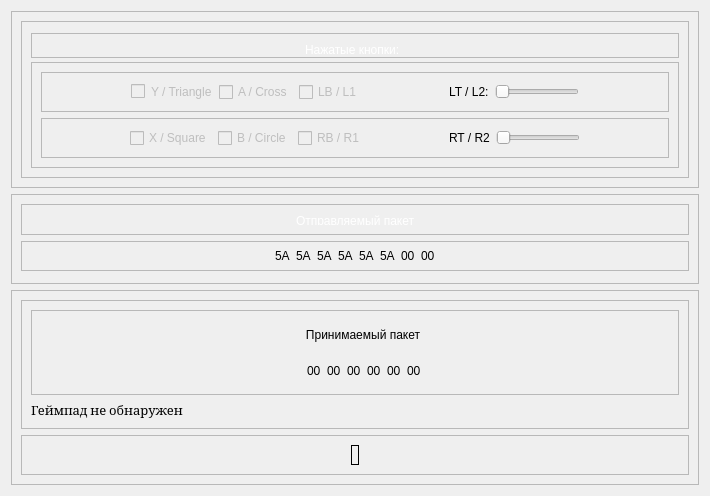
            <widget class="QWidget" name="page_Debug">
             <layout class="QVBoxLayout" name="verticalLayout_4">
              <item>
               <widget class="QFrame" name="frame">
                <property name="frameShape">
                 <enum>QFrame::StyledPanel</enum>
                </property>
                <property name="frameShadow">
                 <enum>QFrame::Raised</enum>
                </property>
                <layout class="QHBoxLayout" name="horizontalLayout_5">
                 <item>
                  <widget class="QFrame" name="frame_5">
                   <property name="frameShape">
                    <enum>QFrame::StyledPanel</enum>
                   </property>
                   <property name="frameShadow">
                    <enum>QFrame::Raised</enum>
                   </property>
                   <layout class="QVBoxLayout" name="verticalLayout_5">
                    <item>
                     <widget class="QFrame" name="frame_4">
                      <property name="minimumSize">
                       <size>
                        <width>0</width>
                        <height>25</height>
                       </size>
                      </property>
                      <property name="maximumSize">
                       <size>
                        <width>16777215</width>
                        <height>20</height>
                       </size>
                      </property>
                      <property name="frameShape">
                       <enum>QFrame::StyledPanel</enum>
                      </property>
                      <property name="frameShadow">
                       <enum>QFrame::Raised</enum>
                      </property>
                      <layout class="QHBoxLayout" name="horizontalLayout_8">
                       <item>
                        <spacer name="horizontalSpacer_5">
                         <property name="orientation">
                          <enum>Qt::Horizontal</enum>
                         </property>
                         <property name="sizeHint" stdset="0">
                          <size>
                           <width>20</width>
                           <height>20</height>
                          </size>
                         </property>
                        </spacer>
                       </item>
                       <item>
                        <widget class="QLabel" name="labelButtonsPressed">
                         <property name="minimumSize">
                          <size>
                           <width>100</width>
                           <height>25</height>
                          </size>
                         </property>
                         <property name="font">
                          <font>
                           <family>Segoe UI</family>
                           <pointsize>9</pointsize>
                           <bold>false</bold>
                          </font>
                         </property>
                         <property name="styleSheet">
                          <string notr="true">color: rgb(255, 255, 255);</string>
                         </property>
                         <property name="text">
                          <string>Нажатые кнопки: </string>
                         </property>
                         <property name="textFormat">
                          <enum>Qt::AutoText</enum>
                         </property>
                         <property name="scaledContents">
                          <bool>false</bool>
                         </property>
                         <property name="alignment">
                          <set>Qt::AlignLeading|Qt::AlignLeft|Qt::AlignTop</set>
                         </property>
                         <property name="wordWrap">
                          <bool>true</bool>
                         </property>
                        </widget>
                       </item>
                       <item>
                        <spacer name="horizontalSpacer_6">
                         <property name="orientation">
                          <enum>Qt::Horizontal</enum>
                         </property>
                         <property name="sizeHint" stdset="0">
                          <size>
                           <width>40</width>
                           <height>20</height>
                          </size>
                         </property>
                        </spacer>
                       </item>
                      </layout>
                     </widget>
                    </item>
                    <item>
                     <widget class="QFrame" name="frame_6">
                      <property name="frameShape">
                       <enum>QFrame::StyledPanel</enum>
                      </property>
                      <property name="frameShadow">
                       <enum>QFrame::Raised</enum>
                      </property>
                      <layout class="QVBoxLayout" name="verticalLayout_6">
                       <item>
                        <widget class="QFrame" name="frame_7">
                         <property name="frameShape">
                          <enum>QFrame::StyledPanel</enum>
                         </property>
                         <property name="frameShadow">
                          <enum>QFrame::Raised</enum>
                         </property>
                         <layout class="QHBoxLayout" name="horizontalLayout_6">
                          <item>
                           <spacer name="horizontalSpacer_2">
                            <property name="orientation">
                             <enum>Qt::Horizontal</enum>
                            </property>
                            <property name="sizeHint" stdset="0">
                             <size>
                              <width>40</width>
                              <height>20</height>
                             </size>
                            </property>
                           </spacer>
                          </item>
                          <item>
                           <widget class="QCheckBox" name="checkBox_Y_btn">
                            <property name="enabled">
                             <bool>false</bool>
                            </property>
                            <property name="styleSheet">
                             <string notr="true">border-radius: 10px;</string>
                            </property>
                            <property name="text">
                             <string>Y / Triangle</string>
                            </property>
                           </widget>
                          </item>
                          <item>
                           <widget class="QCheckBox" name="checkBox_A_btn">
                            <property name="enabled">
                             <bool>false</bool>
                            </property>
                            <property name="text">
                             <string>A / Cross</string>
                            </property>
                           </widget>
                          </item>
                          <item>
                           <widget class="QCheckBox" name="checkBox_LB_btn">
                            <property name="enabled">
                             <bool>false</bool>
                            </property>
                            <property name="text">
                             <string>LB / L1</string>
                            </property>
                           </widget>
                          </item>
                          <item>
                           <spacer name="horizontalSpacer_12">
                            <property name="orientation">
                             <enum>Qt::Horizontal</enum>
                            </property>
                            <property name="sizeHint" stdset="0">
                             <size>
                              <width>40</width>
                              <height>20</height>
                             </size>
                            </property>
                           </spacer>
                          </item>
                          <item>
                           <widget class="QLabel" name="label_LT_L2">
                            <property name="text">
                             <string>LT / L2:</string>
                            </property>
                           </widget>
                          </item>
                          <item>
                           <widget class="QSlider" name="horizontalSlider_LT">
                            <property name="enabled">
                             <bool>false</bool>
                            </property>
                            <property name="orientation">
                             <enum>Qt::Horizontal</enum>
                            </property>
                           </widget>
                          </item>
                          <item>
                           <spacer name="horizontalSpacer">
                            <property name="orientation">
                             <enum>Qt::Horizontal</enum>
                            </property>
                            <property name="sizeHint" stdset="0">
                             <size>
                              <width>40</width>
                              <height>20</height>
                             </size>
                            </property>
                           </spacer>
                          </item>
                         </layout>
                        </widget>
                       </item>
                       <item>
                        <widget class="QFrame" name="frame_8">
                         <property name="frameShape">
                          <enum>QFrame::StyledPanel</enum>
                         </property>
                         <property name="frameShadow">
                          <enum>QFrame::Raised</enum>
                         </property>
                         <layout class="QHBoxLayout" name="horizontalLayout_7">
                          <item>
                           <spacer name="horizontalSpacer_3">
                            <property name="orientation">
                             <enum>Qt::Horizontal</enum>
                            </property>
                            <property name="sizeHint" stdset="0">
                             <size>
                              <width>40</width>
                              <height>20</height>
                             </size>
                            </property>
                           </spacer>
                          </item>
                          <item>
                           <widget class="QCheckBox" name="checkBox_X_btn">
                            <property name="enabled">
                             <bool>false</bool>
                            </property>
                            <property name="text">
                             <string>X / Square</string>
                            </property>
                           </widget>
                          </item>
                          <item>
                           <widget class="QCheckBox" name="checkBox_B_btn">
                            <property name="enabled">
                             <bool>false</bool>
                            </property>
                            <property name="text">
                             <string>B / Circle</string>
                            </property>
                           </widget>
                          </item>
                          <item>
                           <widget class="QCheckBox" name="checkBox_RB_btn">
                            <property name="enabled">
                             <bool>false</bool>
                            </property>
                            <property name="text">
                             <string>RB / R1</string>
                            </property>
                           </widget>
                          </item>
                          <item>
                           <spacer name="horizontalSpacer_13">
                            <property name="orientation">
                             <enum>Qt::Horizontal</enum>
                            </property>
                            <property name="sizeHint" stdset="0">
                             <size>
                              <width>40</width>
                              <height>20</height>
                             </size>
                            </property>
                           </spacer>
                          </item>
                          <item>
                           <widget class="QLabel" name="label_RT_R2">
                            <property name="text">
                             <string>RT / R2</string>
                            </property>
                           </widget>
                          </item>
                          <item>
                           <widget class="QSlider" name="horizontalSlider_RT">
                            <property name="enabled">
                             <bool>false</bool>
                            </property>
                            <property name="styleSheet">
                             <string notr="true"/>
                            </property>
                            <property name="orientation">
                             <enum>Qt::Horizontal</enum>
                            </property>
                           </widget>
                          </item>
                          <item>
                           <spacer name="horizontalSpacer_4">
                            <property name="orientation">
                             <enum>Qt::Horizontal</enum>
                            </property>
                            <property name="sizeHint" stdset="0">
                             <size>
                              <width>40</width>
                              <height>20</height>
                             </size>
                            </property>
                           </spacer>
                          </item>
                         </layout>
                        </widget>
                       </item>
                      </layout>
                     </widget>
                    </item>
                   </layout>
                  </widget>
                 </item>
                </layout>
               </widget>
              </item>
              <item>
               <widget class="QFrame" name="frame_2">
                <property name="minimumSize">
                 <size>
                  <width>0</width>
                  <height>0</height>
                 </size>
                </property>
                <property name="maximumSize">
                 <size>
                  <width>16777215</width>
                  <height>90</height>
                 </size>
                </property>
                <property name="frameShape">
                 <enum>QFrame::StyledPanel</enum>
                </property>
                <property name="frameShadow">
                 <enum>QFrame::Raised</enum>
                </property>
                <layout class="QVBoxLayout" name="verticalLayout_8">
                 <property name="bottomMargin">
                  <number>12</number>
                 </property>
                 <item>
                  <widget class="QFrame" name="frame_9">
                   <property name="minimumSize">
                    <size>
                     <width>0</width>
                     <height>0</height>
                    </size>
                   </property>
                   <property name="maximumSize">
                    <size>
                     <width>16777215</width>
                     <height>40</height>
                    </size>
                   </property>
                   <property name="frameShape">
                    <enum>QFrame::StyledPanel</enum>
                   </property>
                   <property name="frameShadow">
                    <enum>QFrame::Raised</enum>
                   </property>
                   <layout class="QHBoxLayout" name="horizontalLayout_10">
                    <item>
                     <spacer name="horizontalSpacer_8">
                      <property name="orientation">
                       <enum>Qt::Horizontal</enum>
                      </property>
                      <property name="sizeHint" stdset="0">
                       <size>
                        <width>40</width>
                        <height>20</height>
                       </size>
                      </property>
                     </spacer>
                    </item>
                    <item>
                     <widget class="QLabel" name="labelSendingPacket">
                      <property name="font">
                       <font>
                        <family>MS Shell Dlg 2</family>
                        <pointsize>9</pointsize>
                        <italic>false</italic>
                        <bold>false</bold>
                       </font>
                      </property>
                      <property name="styleSheet">
                       <string notr="true">color: rgb(255, 255, 255);
font: 9pt &quot;MS Shell Dlg 2&quot;;</string>
                      </property>
                      <property name="text">
                       <string>Отправляемый пакет</string>
                      </property>
                      <property name="alignment">
                       <set>Qt::AlignLeading|Qt::AlignLeft|Qt::AlignTop</set>
                      </property>
                     </widget>
                    </item>
                    <item>
                     <spacer name="horizontalSpacer_9">
                      <property name="orientation">
                       <enum>Qt::Horizontal</enum>
                      </property>
                      <property name="sizeHint" stdset="0">
                       <size>
                        <width>40</width>
                        <height>20</height>
                       </size>
                      </property>
                     </spacer>
                    </item>
                   </layout>
                  </widget>
                 </item>
                 <item>
                  <widget class="QFrame" name="frame_12">
                   <property name="maximumSize">
                    <size>
                     <width>16777215</width>
                     <height>50</height>
                    </size>
                   </property>
                   <property name="frameShape">
                    <enum>QFrame::StyledPanel</enum>
                   </property>
                   <property name="frameShadow">
                    <enum>QFrame::Raised</enum>
                   </property>
                   <layout class="QHBoxLayout" name="horizontalLayout_11">
                    <item>
                     <spacer name="horizontalSpacer_10">
                      <property name="orientation">
                       <enum>Qt::Horizontal</enum>
                      </property>
                      <property name="sizeHint" stdset="0">
                       <size>
                        <width>40</width>
                        <height>20</height>
                       </size>
                      </property>
                     </spacer>
                    </item>
                    <item>
                     <widget class="QLabel" name="packet_1st_byte">
                      <property name="text">
                       <string>5A</string>
                      </property>
                     </widget>
                    </item>
                    <item>
                     <widget class="QLabel" name="packet_2nd_byte">
                      <property name="text">
                       <string>5A</string>
                      </property>
                     </widget>
                    </item>
                    <item>
                     <widget class="QLabel" name="packet_3rd_byte">
                      <property name="text">
                       <string>5A</string>
                      </property>
                     </widget>
                    </item>
                    <item>
                     <widget class="QLabel" name="packet_4th_byte">
                      <property name="text">
                       <string>5A</string>
                      </property>
                     </widget>
                    </item>
                    <item>
                     <widget class="QLabel" name="packet_5th_byte">
                      <property name="text">
                       <string>5A</string>
                      </property>
                     </widget>
                    </item>
                    <item>
                     <widget class="QLabel" name="packet_6th_byte">
                      <property name="text">
                       <string>5A</string>
                      </property>
                     </widget>
                    </item>
                    <item>
                     <widget class="QLabel" name="label_Servo1Packet">
                      <property name="text">
                       <string>00</string>
                      </property>
                     </widget>
                    </item>
                    <item>
                     <widget class="QLabel" name="label_Servo2Packet">
                      <property name="text">
                       <string>00</string>
                      </property>
                     </widget>
                    </item>
                    <item>
                     <spacer name="horizontalSpacer_11">
                      <property name="orientation">
                       <enum>Qt::Horizontal</enum>
                      </property>
                      <property name="sizeHint" stdset="0">
                       <size>
                        <width>40</width>
                        <height>20</height>
                       </size>
                      </property>
                     </spacer>
                    </item>
                   </layout>
                  </widget>
                 </item>
                </layout>
               </widget>
              </item>
              <item>
               <widget class="QFrame" name="frame_3">
                <property name="frameShape">
                 <enum>QFrame::StyledPanel</enum>
                </property>
                <property name="frameShadow">
                 <enum>QFrame::Raised</enum>
                </property>
                <layout class="QVBoxLayout" name="verticalLayout_7">
                 <item>
                  <widget class="QFrame" name="frame_16">
                   <property name="focusPolicy">
                    <enum>Qt::StrongFocus</enum>
                   </property>
                   <property name="styleSheet">
                    <string notr="true"/>
                   </property>
                   <property name="frameShape">
                    <enum>QFrame::StyledPanel</enum>
                   </property>
                   <property name="frameShadow">
                    <enum>QFrame::Raised</enum>
                   </property>
                   <layout class="QVBoxLayout" name="verticalLayout_10">
                    <item>
                     <widget class="QFrame" name="frame_11">
                      <property name="minimumSize">
                       <size>
                        <width>600</width>
                        <height>85</height>
                       </size>
                      </property>
                      <property name="focusPolicy">
                       <enum>Qt::StrongFocus</enum>
                      </property>
                      <property name="styleSheet">
                       <string notr="true"/>
                      </property>
                      <property name="frameShape">
                       <enum>QFrame::StyledPanel</enum>
                      </property>
                      <property name="frameShadow">
                       <enum>QFrame::Raised</enum>
                      </property>
                      <layout class="QGridLayout" name="gridLayout">
                       <item row="0" column="0">
                        <spacer name="horizontalSpacer_7">
                         <property name="orientation">
                          <enum>Qt::Horizontal</enum>
                         </property>
                         <property name="sizeHint" stdset="0">
                          <size>
                           <width>236</width>
                           <height>20</height>
                          </size>
                         </property>
                        </spacer>
                       </item>
                       <item row="1" column="6">
                        <widget class="QLabel" name="packet_emp1">
                         <property name="text">
                          <string>00</string>
                         </property>
                        </widget>
                       </item>
                       <item row="1" column="0" colspan="2">
                        <spacer name="horizontalSpacer_19">
                         <property name="orientation">
                          <enum>Qt::Horizontal</enum>
                         </property>
                         <property name="sizeHint" stdset="0">
                          <size>
                           <width>255</width>
                           <height>20</height>
                          </size>
                         </property>
                        </spacer>
                       </item>
                       <item row="1" column="3">
                        <widget class="QLabel" name="packet_y">
                         <property name="text">
                          <string>00</string>
                         </property>
                        </widget>
                       </item>
                       <item row="1" column="2">
                        <widget class="QLabel" name="packet_x">
                         <property name="text">
                          <string>00</string>
                         </property>
                        </widget>
                       </item>
                       <item row="1" column="7">
                        <widget class="QLabel" name="packet_emp2">
                         <property name="text">
                          <string>00</string>
                         </property>
                        </widget>
                       </item>
                       <item row="0" column="8">
                        <spacer name="horizontalSpacer_18">
                         <property name="orientation">
                          <enum>Qt::Horizontal</enum>
                         </property>
                         <property name="sizeHint" stdset="0">
                          <size>
                           <width>248</width>
                           <height>20</height>
                          </size>
                         </property>
                        </spacer>
                       </item>
                       <item row="1" column="4">
                        <widget class="QLabel" name="packet_z">
                         <property name="text">
                          <string>00</string>
                         </property>
                        </widget>
                       </item>
                       <item row="1" column="8">
                        <spacer name="horizontalSpacer_20">
                         <property name="orientation">
                          <enum>Qt::Horizontal</enum>
                         </property>
                         <property name="sizeHint" stdset="0">
                          <size>
                           <width>248</width>
                           <height>20</height>
                          </size>
                         </property>
                        </spacer>
                       </item>
                       <item row="0" column="1" colspan="7">
                        <widget class="QLabel" name="received_packet">
                         <property name="text">
                          <string>   Принимаемый пакет</string>
                         </property>
                        </widget>
                       </item>
                       <item row="1" column="5">
                        <widget class="QLabel" name="packet_depth">
                         <property name="text">
                          <string>00</string>
                         </property>
                        </widget>
                       </item>
                      </layout>
                     </widget>
                    </item>
                    <item>
                     <widget class="QLabel" name="label_padNotDetected">
                      <property name="enabled">
                       <bool>true</bool>
                      </property>
                      <property name="font">
                       <font>
                        <family>Cambria</family>
                        <pointsize>10</pointsize>
                        <italic>false</italic>
                        <bold>false</bold>
                       </font>
                      </property>
                      <property name="styleSheet">
                       <string notr="true">font: 10pt &quot;Cambria&quot;;</string>
                      </property>
                      <property name="text">
                       <string>Геймпад не обнаружен</string>
                      </property>
                     </widget>
                    </item>
                   </layout>
                  </widget>
                 </item>
                 <item>
                  <widget class="QFrame" name="frame_17">
                   <property name="focusPolicy">
                    <enum>Qt::StrongFocus</enum>
                   </property>
                   <property name="frameShape">
                    <enum>QFrame::StyledPanel</enum>
                   </property>
                   <property name="frameShadow">
                    <enum>QFrame::Raised</enum>
                   </property>
                   <layout class="QHBoxLayout" name="horizontalLayout_15">
                    <item>
                     <spacer name="horizontalSpacer_21">
                      <property name="orientation">
                       <enum>Qt::Horizontal</enum>
                      </property>
                      <property name="sizeHint" stdset="0">
                       <size>
                        <width>318</width>
                        <height>20</height>
                       </size>
                      </property>
                     </spacer>
                    </item>
                    <item>
                     <widget class="QLabel" name="label">
                      <property name="focusPolicy">
                       <enum>Qt::NoFocus</enum>
                      </property>
                      <property name="frameShape">
                       <enum>QFrame::Box</enum>
                      </property>
                      <property name="lineWidth">
                       <number>1</number>
                      </property>
                      <property name="text">
                       <string>&lt;html&gt;&lt;head/&gt;&lt;body&gt;&lt;p&gt;&lt;img src=&quot;:/icons/icons/Robo.png&quot;/&gt;&lt;/p&gt;&lt;/body&gt;&lt;/html&gt;</string>
                      </property>
                      <property name="textFormat">
                       <enum>Qt::AutoText</enum>
                      </property>
                      <property name="pixmap">
                       <pixmap resource="resources.qrc">:/icons/icons/Robo.png</pixmap>
                      </property>
                      <property name="scaledContents">
                       <bool>false</bool>
                      </property>
                     </widget>
                    </item>
                    <item>
                     <spacer name="horizontalSpacer_22">
                      <property name="orientation">
                       <enum>Qt::Horizontal</enum>
                      </property>
                      <property name="sizeHint" stdset="0">
                       <size>
                        <width>298</width>
                        <height>20</height>
                       </size>
                      </property>
                     </spacer>
                    </item>
                   </layout>
                  </widget>
                 </item>
                </layout>
               </widget>
              </item>
             </layout>
            </widget>
